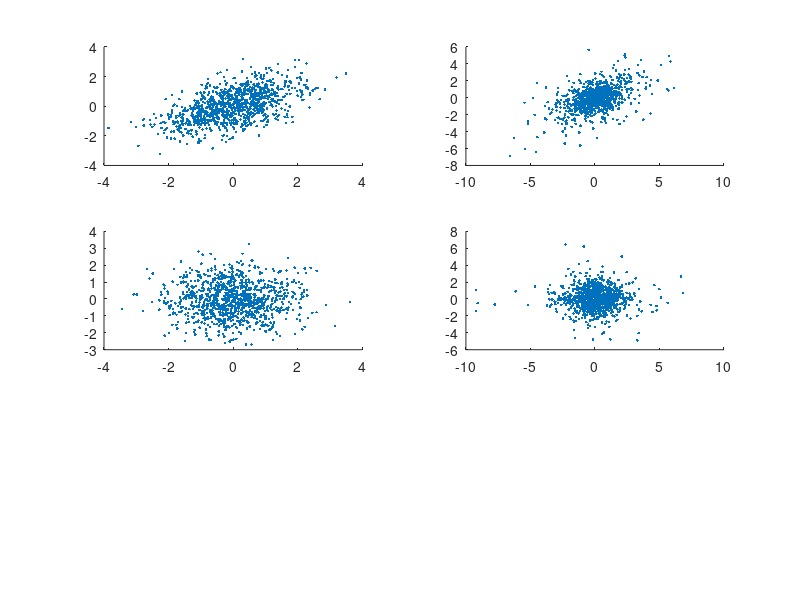

Source code (MATLAB): (Note: this script raises an error after producing the figure.)
clear all
close all

d = 2;
N = 1000; 

Rho = [1,0.5; 0.5,1];

df = 4;


%% Bivariate
% Normal
X_b_n = mvnrnd([0,0], Rho, N);

% Student's t
% t is normal variance mixture: X = sqrt(W)*Z, W indep Z, Z~N, nu/W~chi2(nu) [equiv.: W~IG(nu/2,nu/2)]
X_b_t4 = mvnrnd([0,0],Rho, N);
W = df./chi2rnd(df,N,1);
W = sqrt(W);
X_b_t4 = bsxfun(@times, X_b_t4, W);

% Elliptical implied copulas with correlation 0.5

figure(1)
subplot(3,2,1)
scatter(X_b_n(:,1),X_b_n(:,2),'.')
corrcoef(X_b_n) % 0.4921
subplot(3,2,2)
scatter(X_b_t4(:,1),X_b_t4(:,2),'.')
corrcoef(X_b_t4) % 0.5174

%% Margins
% Normal
X_n_marg = randn(N,d); 

% Student's t 
X_t4_marg = trnd(df,N,d);

%% Copulas: elliptical
% Normal
X_n = norminv(normcdf(X_n_marg)); 

% Student's t 
X_t4 = tinv(tcdf(X_t4_marg,df),df); 

figure(1)
subplot(3,2,3)
scatter(X_n(:,1),X_n(:,2),'.')
corrcoef(X_n) % 0.4921
subplot(3,2,4)
scatter(X_t4(:,1),X_t4(:,2),'.')
corrcoef(X_t4) % 0.5174

%% Copulas: non-elliptical
% Normal
X_meta_n = norminv(tcdf(X_t4_marg,df)); 

% Student's t 
X_meta_t4 = tinv(normcdf(X_n_marg),df); 

figure(1)
subplot(2,2,5)
scatter(X_meta_n(:,1),X_meta_n(:,2),'r.')
corrcoef(X_meta_n(all(isfinite(X_meta_n),2),:))

subplot(2,2,6)
scatter(X_meta_t4(:,1),X_meta_t4(:,2),'.')
corrcoef(X_meta_t4) 

